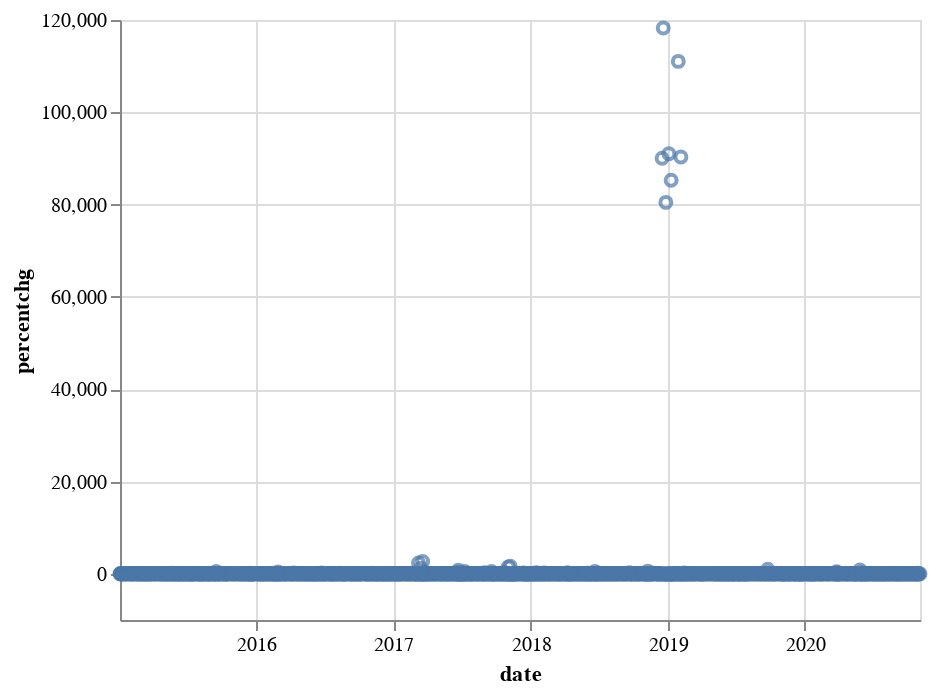

The notebook cell saved with this chart:
### Code cell
altdata_volpercentchg = boolean_shock(10, bse_data, 'volume')
altdata_volpercentchg.reset_index(inplace=True)
altdata_volpercentchg.rename(columns={list(altdata_volpercentchg)[0]:'date'}, inplace=True)

alt.Chart(altdata_volpercentchg).mark_point().encode(
    x='date',
    y='percentchg'
)

### Figure 1 — Vega-Lite specification as saved in the notebook (floating-point values rounded to 4 significant figures; data arrays with more than 128 entries replaced by an {"elided": "..."} marker saying what was removed)
{"config": {"view": {"continuousWidth": 400, "continuousHeight": 300}}, "data": {"name": "data-e6709f1983247ec0654577ab20b6fc93"}, "mark": "point", "encoding": {"x": {"type": "temporal", "field": "date"}, "y": {"type": "quantitative", "field": "percentchg"}}, "$schema": "https://vega.github.io/schema/vega-lite/v4.8.1.json", "datasets": {"data-e6709f1983247ec0654577ab20b6fc93": {"elided": "1433 records"}}}
